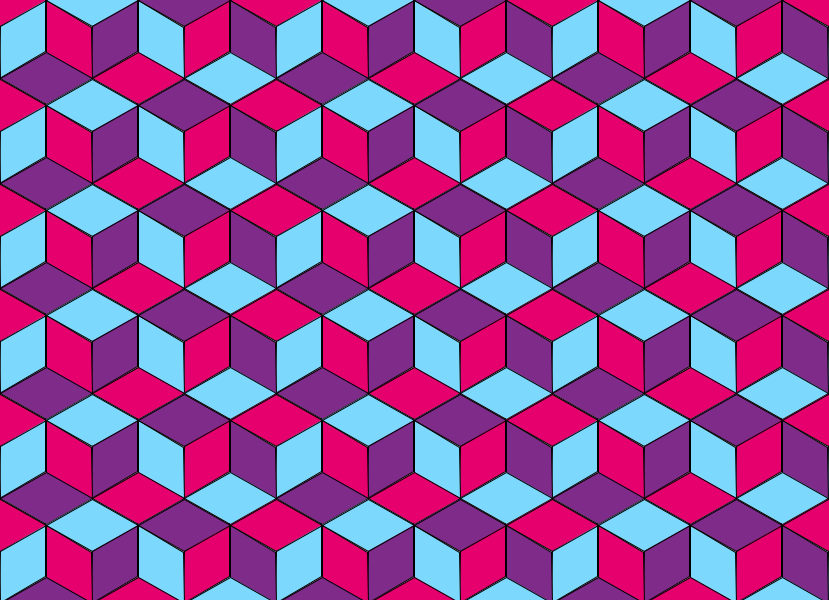
Frame 1 (no input)
Frame 60 (the mouse pressed at the canvas centre just before this capture): identical to frame 1, image omitted
Frame 120 (the mouse held since frame 60 and released just before this capture): identical to frame 1, image omitted

The Processing sketch that drew this single still picture (run headless with seeded random() and noise(); from frame 60 on, the mouse is pressed at the canvas centre):

// Processing sketch: processing_76598
// ── processing_76598.pde

//MG GARUZ
//CREATIVE COMP
//SECTION F
//MIDTERM (woe!)


void setup() {
  size (829, 600);
}


void draw () {
  background(200);
  smooth();
  


  //RHOMBOID ROTATION * 
  for (int i = 0; i < 30; i++) {
    for (int j = 0; j < 30; j++) {
      pushMatrix();
      translate(92 * i, 105 * j  );
      rotate(TWO_PI/3);
      if (i%3 == 0) {
        fill(125, 216, 253);
      } else if (i%3 == 1) {
        fill(126, 43, 138);
      } else if (i%3 == 2) {
        fill(230, 0, 110);
      }

      draw_rohmboid(22, -39);
      rotate(PI/1.5);

      if (i%3 == 1) {
        fill(230, 0, 110);
      } else if (i%3 == 0) {
        fill(126, 43, 138);
      } else if (i%3 == 2) {
        fill(125, 216, 253);
      }
      draw_rohmboid(114, -279);

      popMatrix();
    }
  }
  // }
  //Rhomboid Repetition
  //LINE 1
  for (int i = 0; i < 30; i++) {
    for (int j = 0; j < 30; j++) {
       if (i%3 == 0) {
        fill(230, 0, 110);
      } else if (i%3 == 1) {
        fill(125, 216, 253);
      } else if (i%3 == 2) {
        fill(126, 43, 138);
      }
      draw_rohmboid(i * 92, j * 105 );
       if (i%3 == 0) {
        fill(126, 43, 138);
      } else if (i%3 == 1) {
        fill(230, 0, 110);
      } else if (i%3 == 2) {
        fill(125, 216, 253);
      }
      draw_rohmboid(i * 92 + 46.5, j * 105 +78 );
    }
  }
}

// RHOMBOID PARAMETERS
void draw_rohmboid(float _x, float _y) {
  quad(_x-46, _y, _x, _y-26, _x + 46, _y, _x, _y+26);
}


// COLOR ARRAY
//colors[] myColors = colors [6]
//myColors[0] = color(230, 0, 110); //magenta
//myColors[1] = color(126, 43, 138); //purple
//myColors[2] = color(125, 216, 253); //sky blue
//myColors[3] = color(135, 187, 104); //green
//myColors[4] = color(242,255,1); //yellow
//myColors[5] = color(84, 114, 151); //dark blue


////1st row goes:
//magenta, blue, purple
////2nd row goes:
//purple,magenta, blue
////rotated rhoms go:
//blue, magenta, purple

//2nd color scheme




//      
//    quad(x-46, y, x, y-26, x+46, y, x, y+26);
//    rotate(radians(25));
//    quad (x,34,800,0,800,67,x,100);
